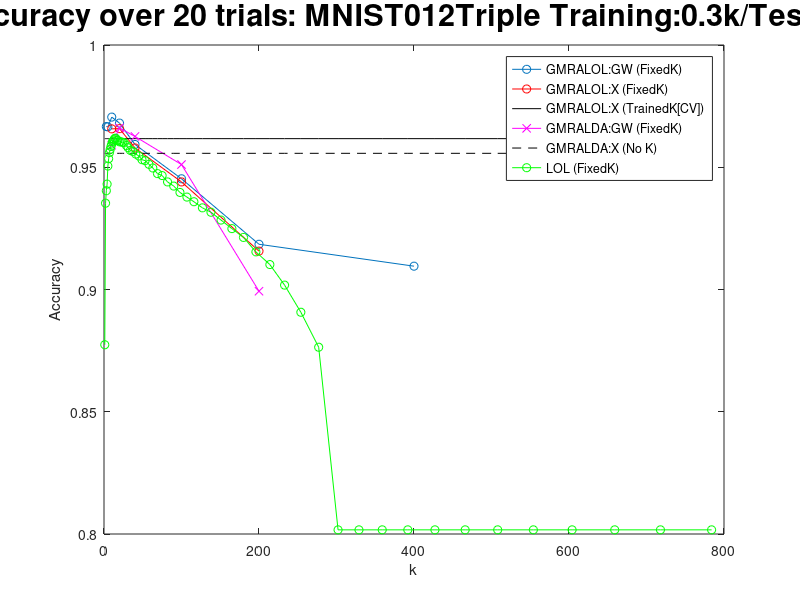
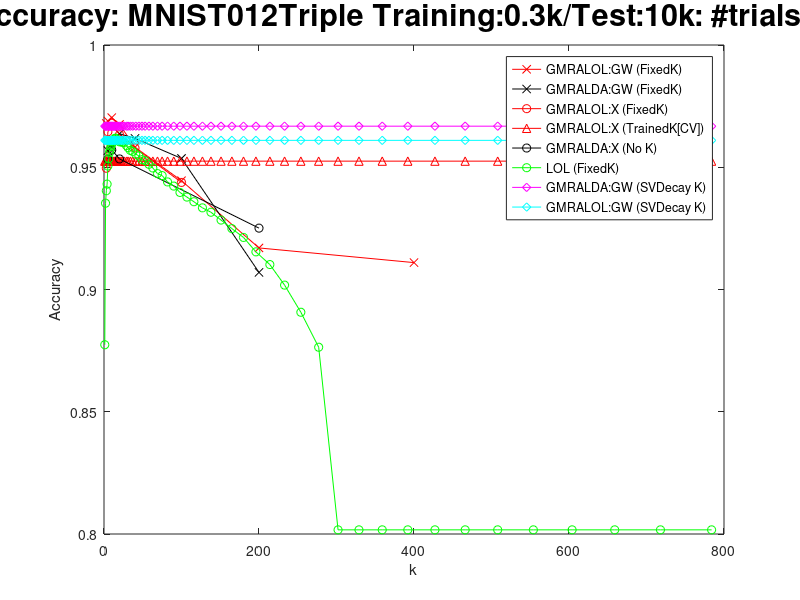
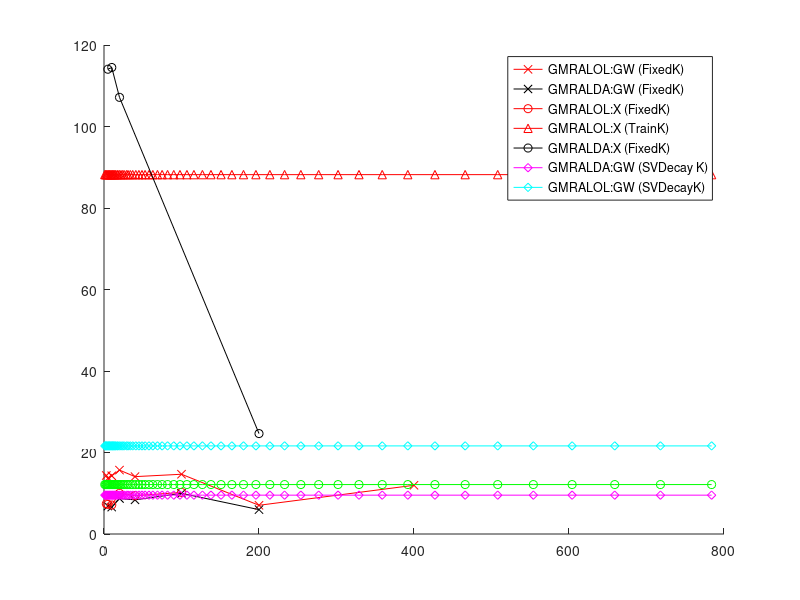

Write the MATLAB code that produced these figures, in order.
% close all;

ACC_GMRALOL_GW =[0.96665 0.96651 0.97051 0.96806 0.95932 0.94529 0.91850 0.90954]
k = [3 5 10 20 40 100 200 400];
figure;
plot(k, ACC_GMRALOL_GW, 'o-')
title('Accuracy over 20 trials: MNIST012Triple Training:0.3k/Test:10k', 'FontSize', 22)
xlabel('k')
ylabel('Accuracy')

ACC_GMRALOL_X = [0.9657 0.9658 0.9579 0.9440 0.9157]
k = [10 20 40 100 200]
hold on; plot(k, ACC_GMRALOL_X, 'ro-')

ks = [  1     2     3     4     5     6     7     8     9    10    11    12    13    14    15    17    18    20    22    24    26    29    31    34    37    41, ... 
    45    49    53    58    63    69    75    82    90    98   107   116   127   138   151   165   180   196   214   233   254   277   302   329   359   392, ...
   427   466   508   554   604   659   718   784];

ACC_GMRALOL_X_TrainK = 0.9617;
hold on; plot(ks, repmat(ACC_GMRALOL_X_TrainK, size(ks)), 'k-')

ACC_GMRALDA_GW = [ 0.9590 0.9661 0.9626 0.9511 0.8993];
k = [ 10 20 40 100 200]
hold on; plot(k, ACC_GMRALDA_GW, 'mx-')
ACC_GMRALDA_X = 0.9557;
hold on; plot(ks, repmat(ACC_GMRALDA_X, size(ks)), 'k--')

ACC_LOL = [0.8774
    0.9353
    0.9404
    0.9431
    0.9505
    0.9535
    0.9560
    0.9573
    0.9585
    0.9595
    0.9605
    0.9608
    0.9613
    0.9618
    0.9619
    0.9611
    0.9609
    0.9604
    0.9604
    0.9602
    0.9600
    0.9589
    0.9580
    0.9569
    0.9565
    0.9554
    0.9546
    0.9531
    0.9527
    0.9512
    0.9497
    0.9474
    0.9466
    0.9440
    0.9423
    0.9397
    0.9378
    0.9359
    0.9334
    0.9316
    0.9284
    0.9249
    0.9213
    0.9154
    0.9102
    0.9018
    0.8907
    0.8764
    0.8017
    0.8017
    0.8017
    0.8017
    0.8017
    0.8017
    0.8017
    0.8017
    0.8017
    0.8017
    0.8017
    0.8017];

hold on; plot(ks, ACC_LOL, 'go-')


legend('GMRALOL:GW (FixedK)', 'GMRALOL:X (FixedK)', 'GMRALOL:X (TrainedK[CV])','GMRALDA:GW (FixedK)','GMRALDA:X (No K)', 'LOL (FixedK)')


% 1. GMRALOL:GW (FixedK)	LDA_traintest, local_LOL_analysis, ~UseLOL, ~UseX
%                             1,                 1,           0,     0, 
% 2. GMRALOL: X (FixedK)	local_SVD_analysis, UseLOL, UseX, LDA_traintest
% 3. GMRALOL: X (TrainedK)	local_SVD_analysis, ~UseLOL, UseX, LOL_traintest
% 4. GMRALDA:GW (FixedK)	LDA_traintest,  local_SVD_analysis, ~UseLOL, ~UseX
%                                1,                 0,              0,     0 
% 5. GMRALDA: X (No K)		local_SVD_analysis, ~UseLOL, UseX, LDA_traintest
% 6. LOL



% 2nd TRY: N = 40;
% GMRALOL_GW: LDA_test 1, local_LOL_analysis 1, UseLOL 0, UseX 0
ACC_GMRALOL_GW_2 =   [0.9679 0.9689 0.9703  0.9675 0.9582  0.9445   0.9170 0.9110];
STD_ACC_GMRALOL_GW = [0.0064 0.0049 0.0066  0.0048 0.0071  0.0059   0.0075 0.0407];
k = [3 5 10 20 40 100 200 400];
Timing_GMRALOL_GW = [14.3562 13.6465  14.2837   15.6790 14.0767 14.6649  7.0487 11.9562];
Timing_GMRA_GMRALOL_GW = [9.0197 8.4523 8.9723 8.2803 7.0418   6.3813  1.9865 2.3363];
figure;
plot(k, ACC_GMRALOL_GW_2, 'rx-')
hold on;

% GMRALDA_GW: LDA_test 1, local_LOL_analysis 0, UseLOL 0, UseX 0
% N = 40;
ACC_GMRALDA_GW_2 = [ 0.9568 0.9582 0.9637  0.9618 0.9536 0.9070];
STD_ACC_GMRALOL_GW = [ 0.0138 0.0133 0.0083 0.0062 0.0050 0.0406];
k = [5 10 20 40 100 200];
Timing_GMRALDA_GW = [ 6.8490 6.5993 8.7088 8.3792 9.9812  5.9775];
Timing_GMRA_GMRALDA_GW = [ 1.3380 1.3887 1.4785 1.6105 2.0650  1.1835];
plot(k, ACC_GMRALDA_GW_2, 'kx-');
hold on;

% GMRALOL_X (FixedK): LDA_test 1, local_LOL_analysis 0, UseLOL 1, UseX 1
ACC_GMRALOL_X_2 =   [0.9496 0.9645 0.9680 0.9633 0.9579 0.9438 ];
STD_ACC_GMRALOL_X = [0.0097 0.0082 0.0056  0.0066 0.0080 0.0058 ];
k = [3 5 10 20 40 100 ];
Timing_GMRALOL_X = [7.4155 7.2812 7.1120  9.9882 9.4085 10.2040];
Timing_GMRA_GMRALOL_X = [1.3008 1.3228 1.3470 1.5395 1.6702 2.0055];
Timing_LOL_GMRALOL_X = [0.4212 0.3920 0.3918 0.4185 0.3977 0.3860];
plot(k, ACC_GMRALOL_X_2, 'ro-');
hold on;

% GMRALOL_X (TrainK): LOL_test 5, local_LOL_analysis 0, UseLOL 0, UseX 1
ACC_GMRALOL_X_TrainK_2 =   [0.9525 ];
STD_ACC_GMRALOL_X_TrainK = [0.0143 ];
Timing_GMRALOL_X_TrainK = [88.1878 ];
Timing_GMRA_GMRALOL_X_TrainK = [1.2650 ];
plot(ks, repmat(ACC_GMRALOL_X_TrainK_2, size(ks)), 'r^-')
hold on;
% The accuracy value is less than the previous trial N = 20. Check why
% => ok, if I run N= 20 again, I get a higher value, its just N not big
% enough. N=40 again, I get the same 0.9525 accuracy.

% Is this CV the best method to do this? It takes so much time.
% Also, the flexibility of k enlarges the tree and mess the choice of picking the right active nodes up.

% Does the Accuracy get influenced by ManifoldDimension? It shouldn't..
%

% GMRALDA_X (No K): LDA_test 1, local_LOL_analysis 0, UseLOL 0, UseX 1
ACC_GMRALDA_X =   [ 0.9533 0.9571 0.9534 0.9251 ];
STD_ACC_GMRALDA_X = [ 0.0133 0.0080 0.0119 0.0133];
k = [ 5 10 20 200 ];
Timing_GMRALDA_X = [ 114.0545 114.4820 107.1535 24.6430];
Timing_GMRA_GMRALDA_X = [ 1.2730 1.3360 1.4005 1.1500 ];
plot(k, ACC_GMRALDA_X, 'ko-')
hold on;
% I ran k = 200 for N = 20 just to be sure that changing k would not
% affect this algorithm, but it does.
% The ManifoldDimension influence in the FGWT may not be reflected
% because we are using the original X. Then, what is changing it?
%


%CV Takes a aweful lot amount of time here as well.
%                     GW: 2
%                  graph: 0.7400
%                 nesdis: 0.0100
%                     CV: 116.5800
%                  Train: 1.9400
%         GMRAClassifier: 121.5800
%     GMRAClassifierTest: 4.2600

% LOL
hold on; plot(ks, ACC_LOL, 'go-')

% GMRA:LDA:GW (ManifoldDimension = 0; SV Decay)
ACC_GMRALDA_GW_MD0 =   [ 0.9668 ];
STD_ACC_GMRALDA_GW_MD0 = [ 0.0078 ];
Timing_GMRALDA_GW_MD0 = [ 9.5322 ];
Timing_GMRA_GMRALDA_GW_MD0 = [ 1.6643];
plot(ks, repmat(ACC_GMRALDA_GW_MD0, size(ks)), 'md-');
hold on;

% GMRA:LOL:GW (ManifoldDimension = 0; SV Decay)
ACC_GMRALOL_GW_MD0 = [ 0.9610 ];
STD_ACC_GMRALOL_GW_MD0 = [ 0.0086];
Timing_GMRALOL_GW_MD0 = [21.62];
Timing_GRMA_GMRALOL_GW_MD0 = [  14.12];
plot(ks, repmat(ACC_GMRALOL_GW_MD0, size(ks)), 'cd-');
hold on;



% ACC_GMRALOL_GW_2
% ACC_GMRALDA_GW_2
% ACC_GMRALOL_X_2
% ACC_GMRALOL_X_TrainK_2
% ACC_GMRALDA_X
% ACC_GMRALDA_GW_MD0

legend('GMRALOL:GW (FixedK)', 'GMRALDA:GW (FixedK)', 'GMRALOL:X (FixedK)', ...
    'GMRALOL:X (TrainedK[CV])', ...
    'GMRALDA:X (No K)', 'LOL (FixedK)', ...
    'GMRALDA:GW (SVDecay K)', 'GMRALOL:GW (SVDecay K)')

title('Accuracy: MNIST012Triple Training:0.3k/Test:10k: #trials=40', 'FontSize', 22)
xlabel('k')
ylabel('Accuracy')

% Timing Plot
figure; 
hold on;
k = [3 5 10 20 40 100 200 400];
plot(k, Timing_GMRALOL_GW, 'rx-');
hold on;

k = [5 10 20 40 100 200];
plot(k, Timing_GMRALDA_GW, 'kx-');
hold on; 

k = [3 5 10 20 40 100 ];
plot(k, Timing_GMRALOL_X, 'ro-');
hold on;

plot(ks, repmat(Timing_GMRALOL_X_TrainK, size(ks)), 'r^-')
hold on;

k = [ 5 10 20 200 ];
plot(k, Timing_GMRALDA_X, 'ko-');
hold on;

plot(ks, repmat(Timing_GMRALDA_GW_MD0, size(ks)), 'md-')
hold on;

plot(ks, repmat(Timing_GMRALOL_GW_MD0, size(ks)), 'cd-');
hold on;
plot(ks, repmat(12.1315, size(ks)), 'go-')

legend('GMRALOL:GW (FixedK)', 'GMRALDA:GW (FixedK)', 'GMRALOL:X (FixedK)', ...
    'GMRALOL:X (TrainK)', 'GMRALDA:X (FixedK)','GMRALDA:GW (SVDecay K)', ...
    'GMRALOL:GW (SVDecayK)')

%% MNIST: LabelsAll: T0.3k:t10k: 

return;

%% ACC_CIFAR_T10kt10k (DataSet19); Ntrials=40;


% LOL %%
maxACC_CIFAR_T10kt10k_LOL= [0.3861];
STD_ACC_CIFAR_T10kt10k_LOL = []; % Fixed Dataset
min_ks = 56;
reqDim_SV = 50;
Timing_CIFAR_T10kt10k_LOL = [ 974.5292];
STD_Timing_CIFAR_T10kt10k_LOL = [3.0857];
% Timing is 974, but I felt it takes less time than GMRA:LDA_X, which was
% very long and was like 100.. Need to check on this.


% LDA %%

ACC_CIFAR_T10kt10k_LDA= [ 0.2618 ];
STD_ACC_CIFAR_T10kt10k_LDA = []; % Fixed data set
Timing_CIFAR_T10kt10k_LDA = [ 52.4235 ];
STD_Timing_CIFAR_T10kt10k_LDA = [0.7208];

%% GMRALOL:GW (Fixed K)
k = [20 40 100 200 ];
ACC_GMRALOL_GW = [ ];
STD_ACC_GMRALOL_GW = [ ];
Timing_GMRALOL_GW = [ ];
Timing_GMRA_GMRALOL_GW = [ ]; 

%% GMRALDA:GW (Fixed K) :: (N = 4)
k = [20 40 100 200];
ACC_GMRALDA_GW = [0.3583 0.3661 0.3884 0.3872];
STD_ACC_GMRALDA_GW = [ 0.0004 0.0011 0.0008 0.0008]; % Fixed Data Set
Timing_GMRALDA_GW = [ 515.69 443.14 783.42 1918.3];
Timing_GMRA_GMRALDA_GW = [116.59 141.122 328.96 912.9];

%% GMRALOL:X (Fixed K)

%% GMRALOL:X (CV K)

%% GMRALDA:X (Later, probably low ACC)

%% GMRALOL:GW: MD0 :: (N = 4)
ACC_GMRALOL_GW_MD0 = [0.3131 ];
STD_ACC_GMRALOL_GW_MD0 = [0.0038 ]; % Fixed Data Set
Timing_GMRALOL_GW_MD0 = [ 15473 ];
% The time is a false value, since I run SVD two times, when I can do only
% one time.

Timing_GMRA_GMRALOL_GW_MD0 = [ 14993 ];


%% GMRALDA:GW: MD0 :: (N = 4)
ACC_GMRALDA_GW_MD0 = [0.3881];
STD_ACC_GMRALDA_GW_MD0 = [ 0.0007]; % Fixed Data Set
Timing_GMRALDA_GW_MD0 = [ 793.7125];
Timing_GMRA_GMRALDA_GW_MD0 = [ 324.4];




